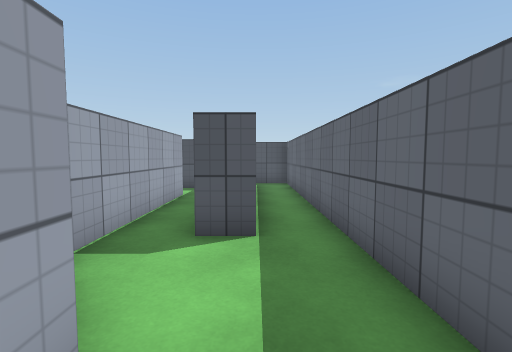
[1] (above)

24 first-person views from a walk through a Unity game level. The camera is 1.3 m above the floor, tilts 4° down and sees 85° across. The floor is counted in squares, 1 m on a side. Each view is taken from the middle of a square. On the plan, view 1 faces up. The plan holds only what a view shows up to about 13 squares ahead; the rest is blank. Surface patterns are stand-ins for the level's own textures.

[2]
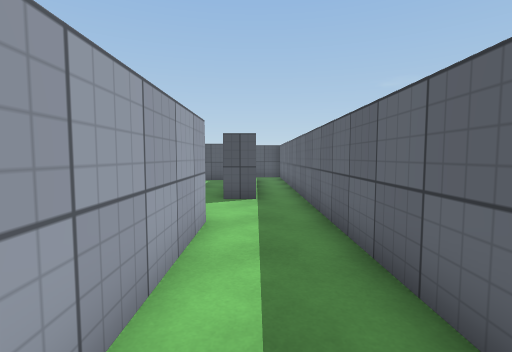

[3]
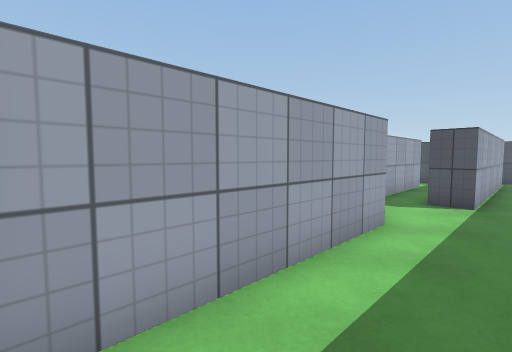

[4]
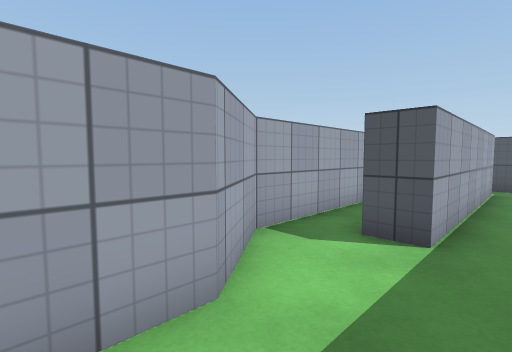

[5]
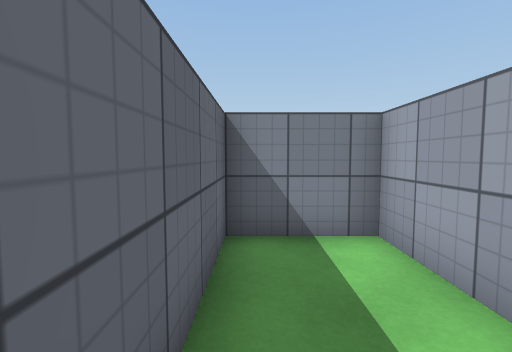

[6]
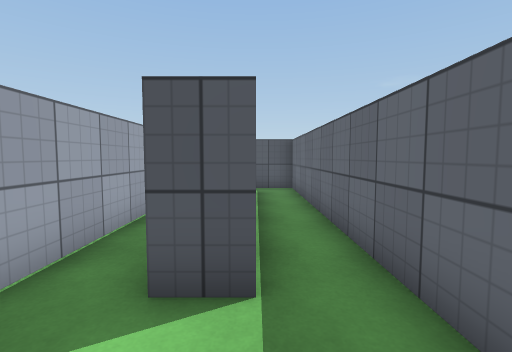

[7]
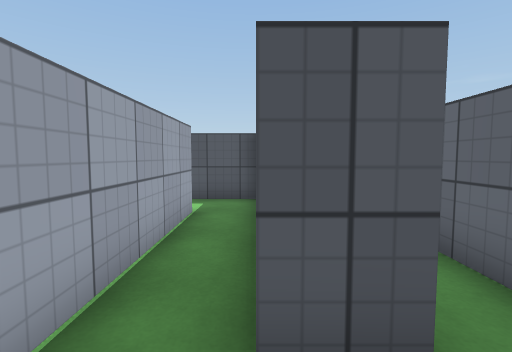

[8]
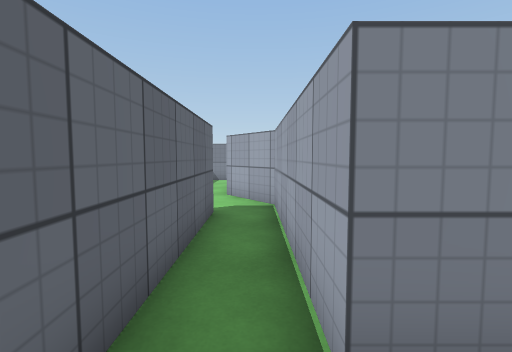

[9]
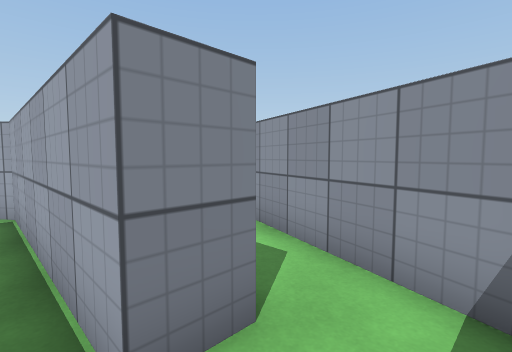

[10]
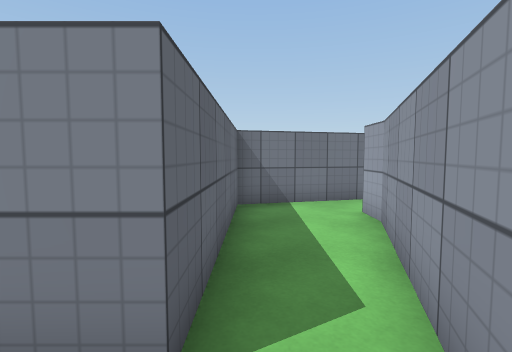

[11]
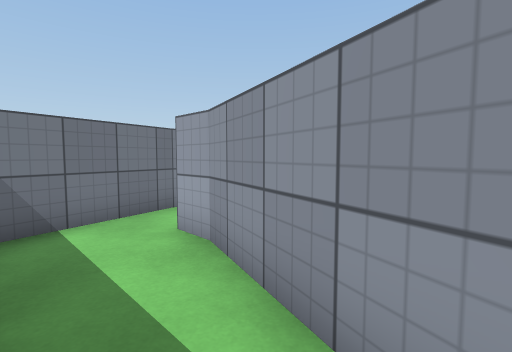

[12]
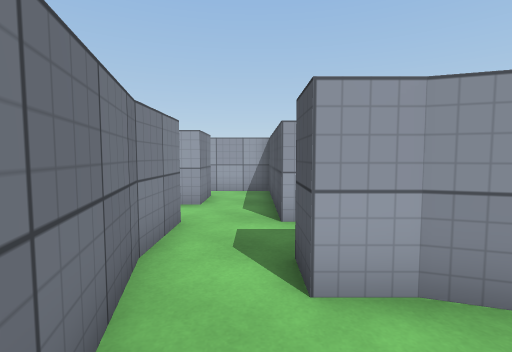

[13]
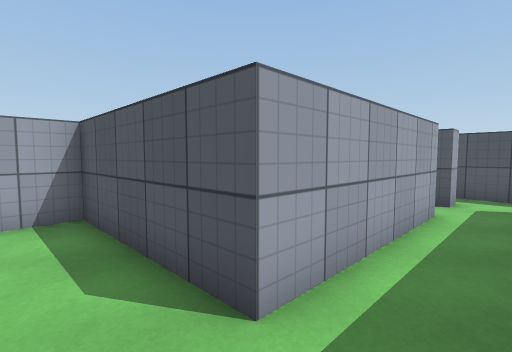

[14]
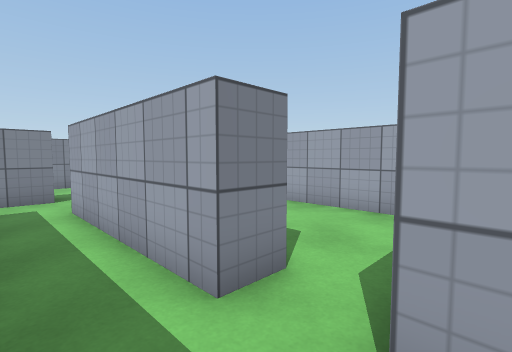

[15]
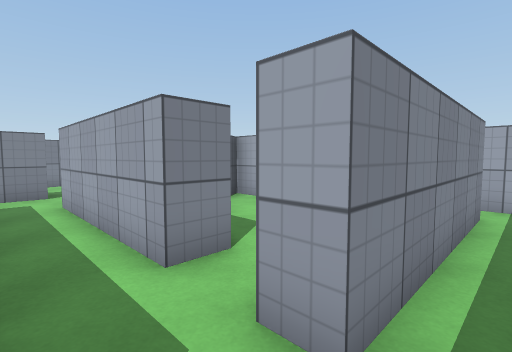

[16]
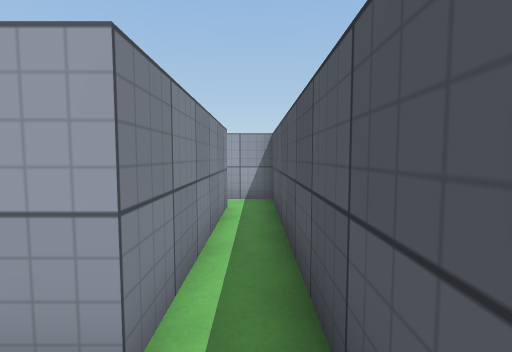

[17]
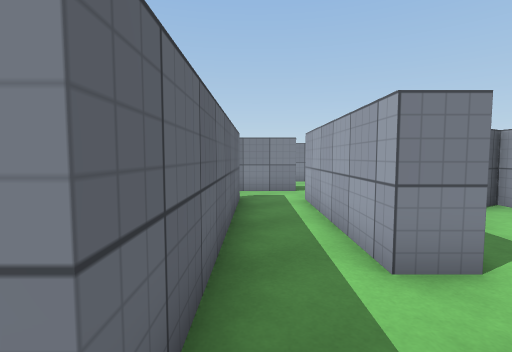

[18]
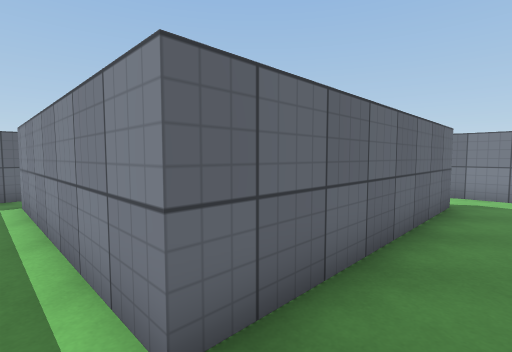

[19]
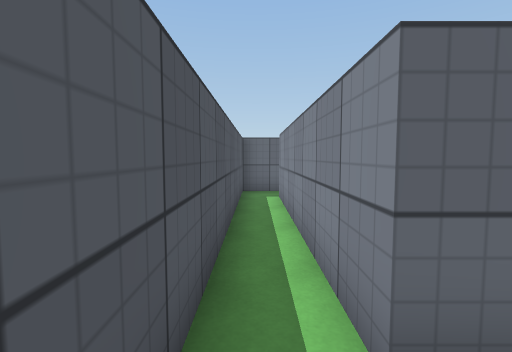

[20]
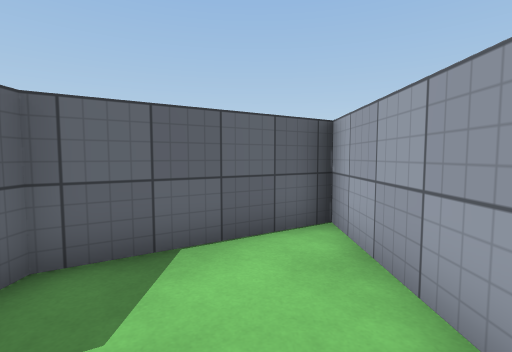

[21]
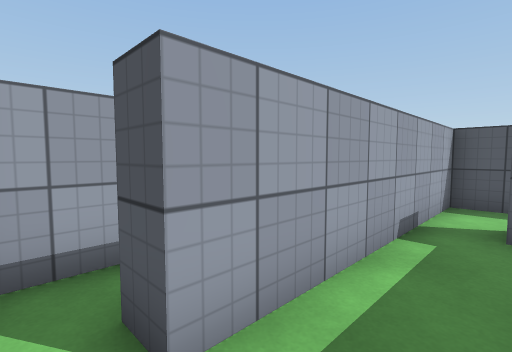

[22]
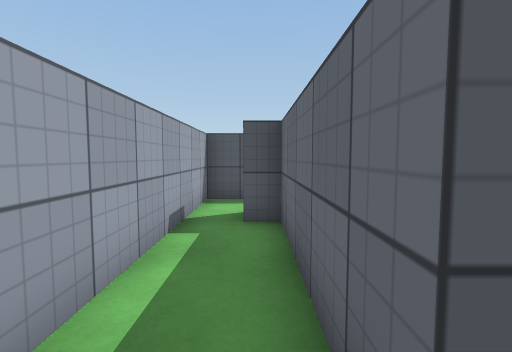

[23]
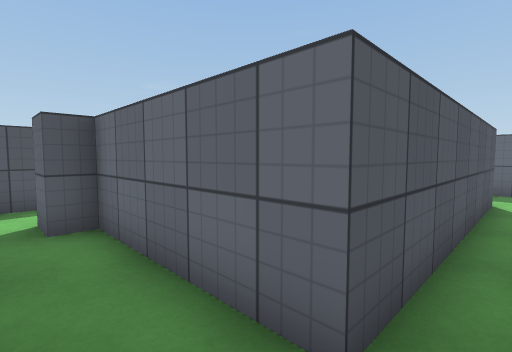

[24]
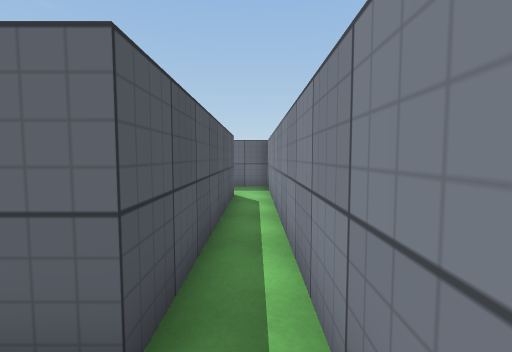

### Floor plan
Points are (right, up) in squares from view 1. A wall is a line through its corners. A room is listed if a view was taken in it or the views show most of it. See-through windows are left out.
Room 1 (views 1, 2, 3, 4, 5, 6, 7)
walls: (-2.5, 3.5) (-1, 1.5) (-1, -4.5) (1.5, -4.5) (1.5, 12.5); (0, 12.2) (0, 4.5)
ways out: opening at (-1, 4) to room 2; opening at (1, 13) to room 5
Room 2 (views 8, 9)
walls: (-2.5, 9.5) (-2.5, 3.5); (0, 4.5) (-1, 4.5) (-1, 10); (-1, 11.5) (-3.1, 11.5)
ways out: opening at (-1, 4) to room 1; opening at (-3, 10.5) to room 3
Room 3 (views 10, 11, 12)
walls: (-4.7, 11) (-6.5, 5.5) (-6.5, 4.5); (-6.3, 2.8) (-3.5, 3.5) (-3.5, 9.5) (-2.5, 9.5)
ways out: opening at (-3, 10.5) to room 2; opening at (-7, 4) to room 4
Room 4 (views 13, 20)
walls: (-10.6, 10) (-9.5, 10) (-9.5, 4.5) (-11.5, 4.5); (-6.5, 4.5) (-7.5, 4.5) (-7.5, 12.2); (-9.5, 11.5) (-9.9, 11.5); (-9.6, 2.5) (-7.5, 2.5) (-6.3, 2.8); (-11.5, 2.5) (-11.5, 1.9); (-14.5, 9.9) (-14.5, 5.5) (-10.5, 8)
ways out: opening at (-7, 4) to room 3; opening at (-8.5, 12) to room 5; opening at (-12.5, 3.5) to room 6; opening at (-10.5, 2)
Room 5 (views 14, 15, 16, 17, 18, 19)
walls: (-7.5, 12.2) (0, 12.2); (-15.2, 12.2) (-9.5, 12.2) (-9.5, 11.5); (1.5, 12.5) (1.5, 13.5) (-16.5, 13.5) (-16.5, 12.1); (-14.5, -3.3) (-15.2, -3.3); (-16.5, -2.8) (-16.5, -3.9)
ways out: opening at (1, 13) to room 1; opening at (-8.5, 12) to room 4; opening at (-15, -4) to room 6
Room 6 (views 21, 22, 23, 24)
walls: (-13.5, -4.5) (-2.4, -4.5); (-11.5, 4.5) (-14.5, 4.5) (-14.5, -3.3); (-4.5, -3.3) (-12.5, -3.3) (-12.5, 1.5) (-13.2, 1.5) (-13.2, 2.5) (-11.5, 2.5); (-2, -4.5) (-2, -3)
ways out: opening at (-12.5, 3.5) to room 4; opening at (-15, -4) to room 5; opening at (-3.5, -2.5)

Positions as (right, up) in squares from view 1, and headings:
1: (0, 0), facing up
2: (0, -4), facing up
3: (1, -4), facing up-left
4: (1, 0), facing up-left
5: (1, 0), facing down
6: (0, 2), facing up
7: (-1, 3), facing up
8: (-2, 11), facing down
9: (-2, 11), facing down-left
10: (-4, 11), facing down
11: (-4, 9), facing down-left
12: (-4, 4), facing left
13: (-8, 3), facing up-left
14: (-8, 12), facing down-left
15: (-8, 13), facing down-left
16: (-8, 13), facing left
17: (-8, 13), facing down
18: (-9, 13), facing down-right
19: (-9, 13), facing right
20: (-13, 11), facing down
21: (-13, -4), facing up-left
22: (-13, -4), facing up
23: (-14, -4), facing up-right
24: (-14, -4), facing right
